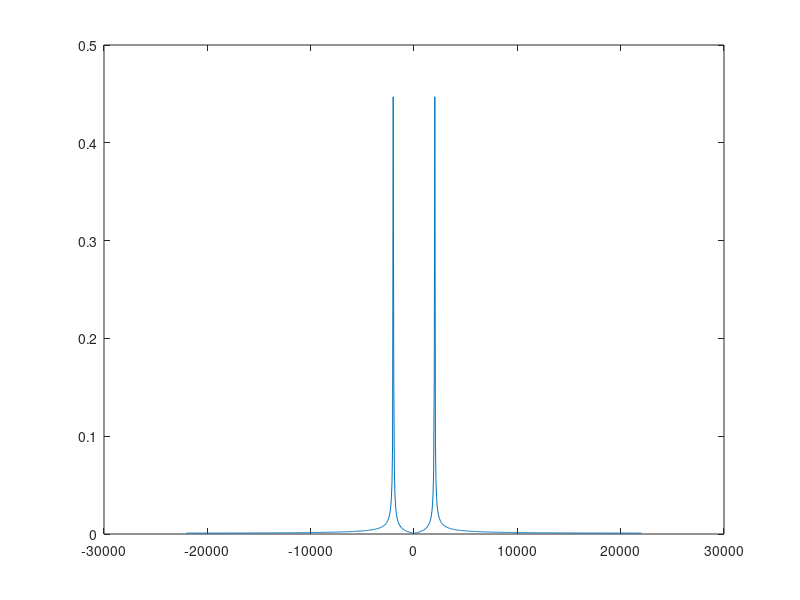

The MATLAB script that drew this image:
%DFT
f_c = 44100;
sinc = 1/f_c;
window_size = 777;
bin_size = f_c/window_size;
f = [-f_c/2:bin_size:f_c/2 - bin_size];
freq = 2000;
w = freq*2*pi;
dur = window_size*sinc;
t = [-dur/2:sinc:dur/2 - sinc];
%y = exp(i*w*t);
y = cos(w*t);
%y = sin(w*t);
output = zeros(size(f));
%DFT
for k = 1:window_size
	anal = exp(-i*f(k)*2*pi*t);
	y_anal = y.*anal;
	f_sum = sum(y_anal);
	output(k) = f_sum;
end
plot(f, abs(output)/window_size)